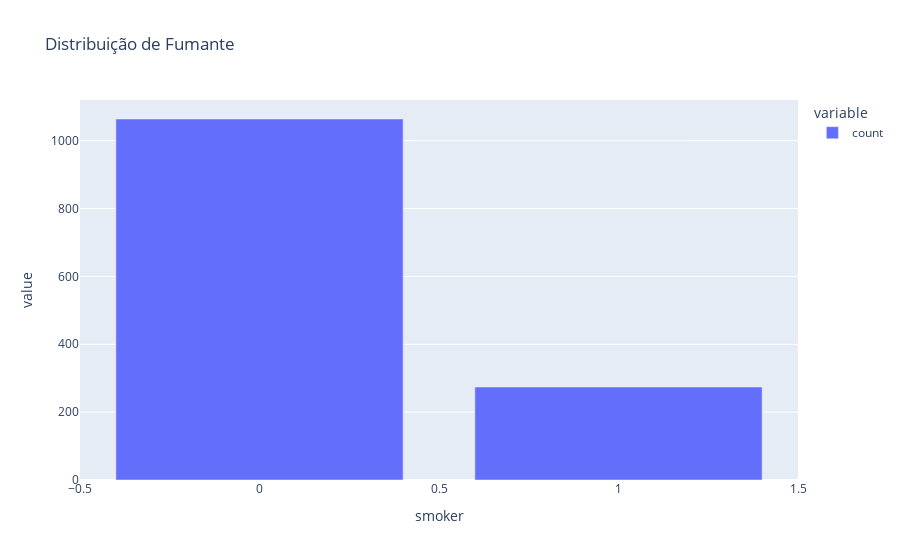

This figure's notebook cell:
### Markdown cell above
- Base balanceada

### Code cell
# Distribuição da variável Fumante
fig = px.bar(df_costs['smoker'].value_counts(), title='Distribuição de Fumante')
fig.show()

### Figure 1 — Plotly figure (JSON) as saved in the notebook; plotly's stock layout.template omitted (floating-point values rounded to 4 significant figures)
{"data": [{"hovertemplate": "variable=count<br>smoker=%{x}<br>value=%{y}<extra></extra>", "legendgroup": "count", "marker": {"color": "#636efa", "pattern": {"shape": ""}}, "name": "count", "orientation": "v", "showlegend": true, "textposition": "auto", "type": "bar", "x": [0, 1], "xaxis": "x", "y": [1064, 274], "yaxis": "y"}], "layout": {"barmode": "relative", "legend": {"title": {"text": "variable"}, "tracegroupgap": 0}, "title": {"text": "Distribuição de Fumante"}, "xaxis": {"anchor": "y", "domain": [0, 1], "title": {"text": "smoker"}}, "yaxis": {"anchor": "x", "domain": [0, 1], "title": {"text": "value"}}}}
